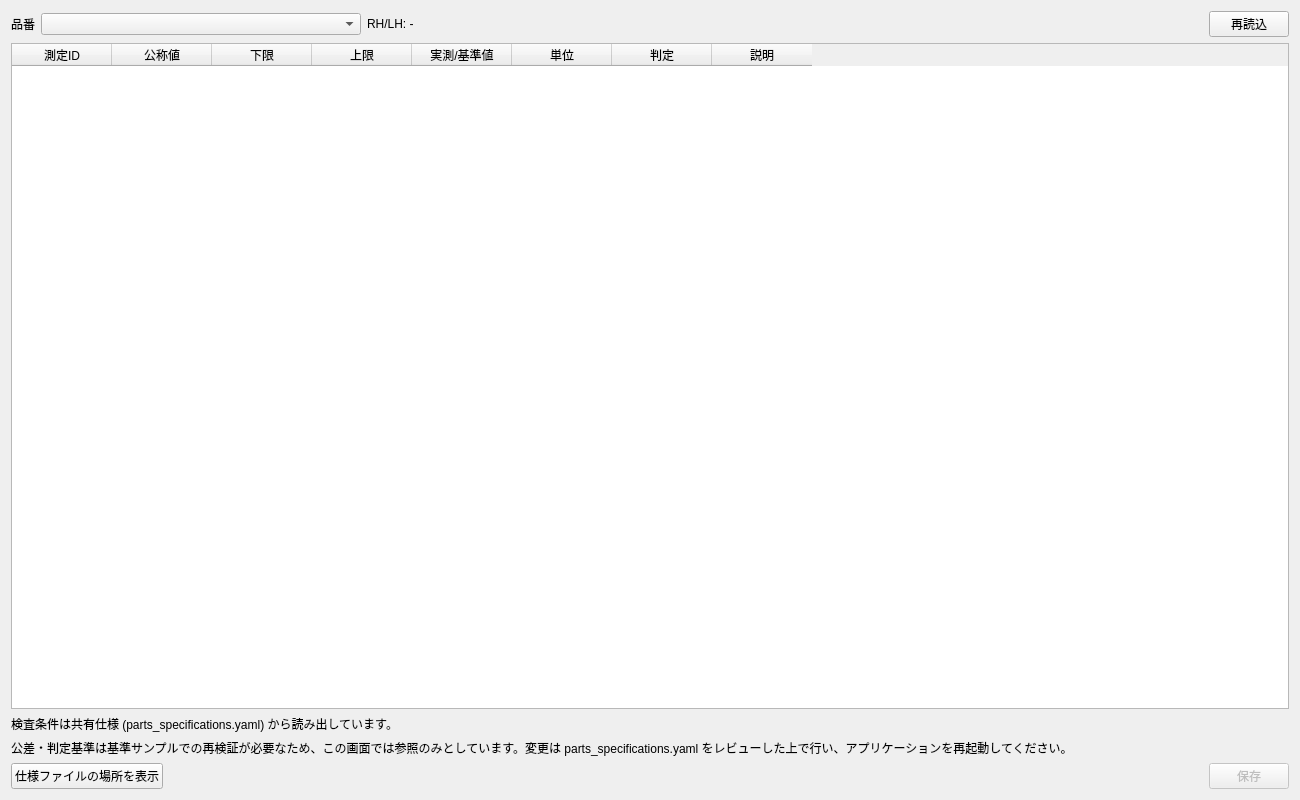
<?xml version="1.0" encoding="UTF-8"?>
<ui version="4.0">
 <class>InspectionSettingsPage</class>
 <widget class="QWidget" name="InspectionSettingsPage">
  <property name="geometry">
   <rect>
    <x>0</x>
    <y>0</y>
    <width>1300</width>
    <height>800</height>
   </rect>
  </property>
  <property name="windowTitle">
   <string>検査条件</string>
  </property>
  <layout class="QVBoxLayout" name="inspectionSettingsRootLayout">
   <item>
    <layout class="QHBoxLayout" name="inspectionSelectionLayout">
     <item>
      <widget class="QLabel" name="inspectionPartSelectLabel">
       <property name="text">
        <string>品番</string>
       </property>
      </widget>
     </item>
     <item>
      <widget class="QComboBox" name="inspectionPartComboBox">
       <property name="minimumSize">
        <size>
         <width>320</width>
         <height>0</height>
        </size>
       </property>
      </widget>
     </item>
     <item>
      <widget class="QLabel" name="inspectionVariantLabel">
       <property name="text">
        <string>RH/LH: -</string>
       </property>
      </widget>
     </item>
     <item>
      <spacer name="inspectionSelectionSpacer">
       <property name="orientation">
        <enum>Qt::Horizontal</enum>
       </property>
       <property name="sizeHint" stdset="0">
        <size>
         <width>40</width>
         <height>20</height>
        </size>
       </property>
      </spacer>
     </item>
     <item>
      <widget class="QPushButton" name="reloadInspectionSettingsButton">
       <property name="text">
        <string>再読込</string>
       </property>
      </widget>
     </item>
    </layout>
   </item>
   <item>
    <widget class="QTableWidget" name="measurementTableWidget">
     <property name="editTriggers">
      <set>QAbstractItemView::NoEditTriggers</set>
     </property>
     <column>
      <property name="text">
       <string>測定ID</string>
      </property>
     </column>
     <column>
      <property name="text">
       <string>公称値</string>
      </property>
     </column>
     <column>
      <property name="text">
       <string>下限</string>
      </property>
     </column>
     <column>
      <property name="text">
       <string>上限</string>
      </property>
     </column>
     <column>
      <property name="text">
       <string>実測/基準値</string>
      </property>
     </column>
     <column>
      <property name="text">
       <string>単位</string>
      </property>
     </column>
     <column>
      <property name="text">
       <string>判定</string>
      </property>
     </column>
     <column>
      <property name="text">
       <string>説明</string>
      </property>
     </column>
    </widget>
   </item>
   <item>
    <widget class="QLabel" name="inspectionInfoLabel">
     <property name="text">
      <string>検査条件は共有仕様 (parts_specifications.yaml) から読み出しています。</string>
     </property>
     <property name="wordWrap">
      <bool>true</bool>
     </property>
    </widget>
   </item>
   <item>
    <widget class="QLabel" name="inspectionNoEditNoteLabel">
     <property name="text">
      <string>公差・判定基準は基準サンプルでの再検証が必要なため、この画面では参照のみとしています。変更は parts_specifications.yaml をレビューした上で行い、アプリケーションを再起動してください。</string>
     </property>
     <property name="wordWrap">
      <bool>true</bool>
     </property>
    </widget>
   </item>
   <item>
    <layout class="QHBoxLayout" name="inspectionSettingsActionLayout">
     <item>
      <widget class="QPushButton" name="inspectionOpenSpecButton">
       <property name="text">
        <string>仕様ファイルの場所を表示</string>
       </property>
      </widget>
     </item>
     <item>
      <spacer name="inspectionSettingsActionSpacer">
       <property name="orientation">
        <enum>Qt::Horizontal</enum>
       </property>
       <property name="sizeHint" stdset="0">
        <size>
         <width>40</width>
         <height>20</height>
        </size>
       </property>
      </spacer>
     </item>
     <item>
      <widget class="QPushButton" name="saveInspectionSettingsButton">
       <property name="text">
        <string>保存</string>
       </property>
       <property name="enabled">
        <bool>false</bool>
       </property>
       <property name="toolTip">
        <string>Disabled: changing tolerances requires reference-sample validation</string>
       </property>
      </widget>
     </item>
    </layout>
   </item>
  </layout>
 </widget>
 <resources/>
 <connections/>
</ui>
